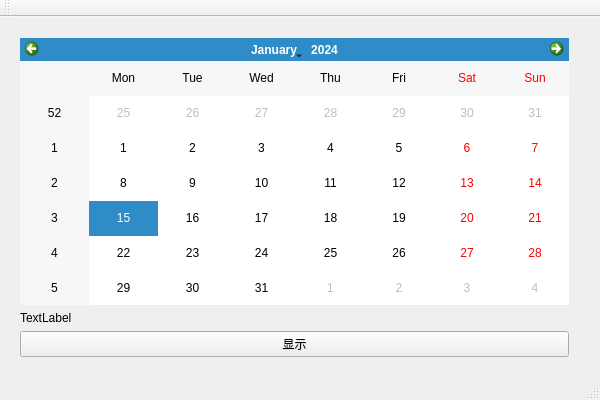
<?xml version="1.0" encoding="UTF-8"?>
<ui version="4.0">
 <class>QtDemoClass</class>
 <widget class="QMainWindow" name="QtDemoClass">
  <property name="geometry">
   <rect>
    <x>0</x>
    <y>0</y>
    <width>600</width>
    <height>400</height>
   </rect>
  </property>
  <property name="windowTitle">
   <string>QtDemo</string>
  </property>
  <widget class="QWidget" name="centralWidget">
   <widget class="QWidget" name="verticalLayoutWidget">
    <property name="geometry">
     <rect>
      <x>9</x>
      <y>10</y>
      <width>571</width>
      <height>341</height>
     </rect>
    </property>
    <layout class="QVBoxLayout" name="verticalLayout_2">
     <item>
      <widget class="QCalendarWidget" name="oDate"/>
     </item>
     <item>
      <widget class="QLabel" name="lDate">
       <property name="text">
        <string>TextLabel</string>
       </property>
      </widget>
     </item>
     <item>
      <widget class="QPushButton" name="bDate">
       <property name="text">
        <string>显示</string>
       </property>
      </widget>
     </item>
    </layout>
   </widget>
  </widget>
  <widget class="QMenuBar" name="menuBar">
   <property name="geometry">
    <rect>
     <x>0</x>
     <y>0</y>
     <width>600</width>
     <height>19</height>
    </rect>
   </property>
  </widget>
  <widget class="QToolBar" name="mainToolBar">
   <attribute name="toolBarArea">
    <enum>TopToolBarArea</enum>
   </attribute>
   <attribute name="toolBarBreak">
    <bool>false</bool>
   </attribute>
  </widget>
  <widget class="QStatusBar" name="statusBar"/>
 </widget>
 <layoutdefault spacing="6" margin="11"/>
 <resources>
  <include location="qtdemo.qrc"/>
 </resources>
 <connections/>
</ui>
